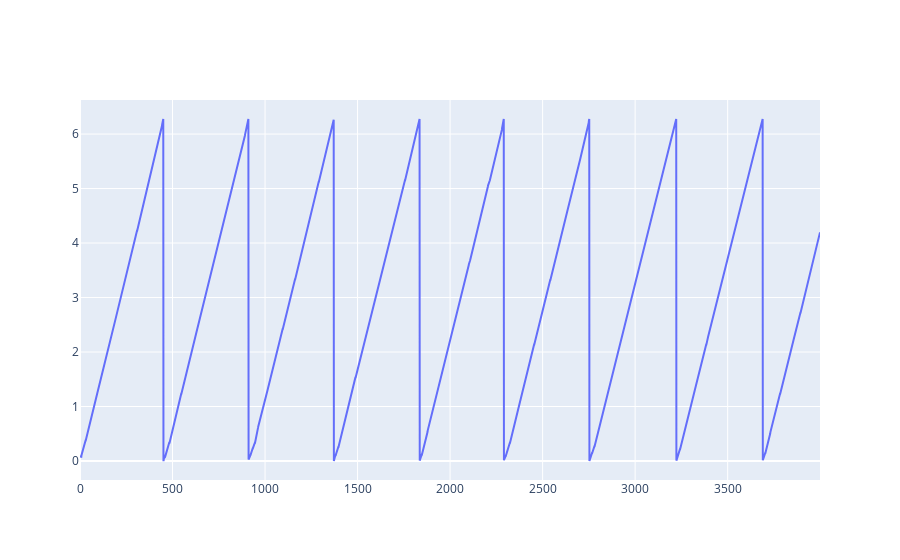

Here is the notebook cell this chart was saved with:
### Code cell
fig = go.Figure()
fig.add_scatter(y = phase_history,
                mode='lines',
                name='phase_history')
fig.show()

### Figure 1 — Plotly figure (JSON) as saved in the notebook; plotly's stock layout.template omitted (floating-point values rounded to 4 significant figures; data arrays with more than 128 entries replaced by an {"elided": "..."} marker saying what was removed)
{"data": [{"mode": "lines", "name": "phase_history", "type": "scatter", "y": {"elided": "4000 float values"}}], "layout": {}}
